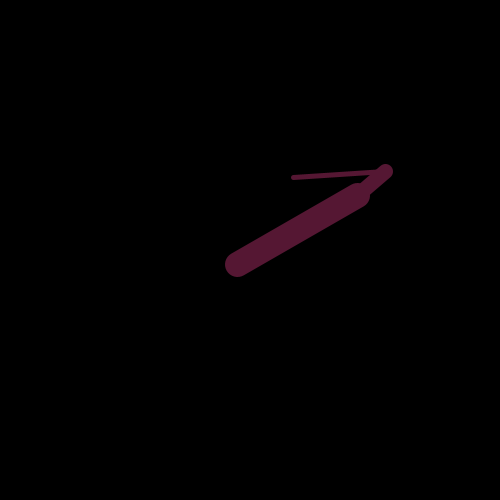
Frame 1 (no input)
Frame 60 (the mouse pressed at the canvas centre just before this capture): identical to frame 1, image omitted
Frame 120 (the mouse held since frame 60 and released just before this capture): identical to frame 1, image omitted

The Processing sketch that drew this single still picture (run headless with seeded random() and noise(); from frame 60 on, the mouse is pressed at the canvas centre):

// Processing sketch: sketch_211007a
// ── sketch_211007a.pde
float a = random(100, 400);
float b = random(100, 400);
float c = random(100, 400);
float d = random(100, 400);
float e = random(100, 400);
float f = random(100, 400);
float g = random(100, 400);
float h = random(100, 400);
float red = random(0, 255);
float green = random(0, 255);
float blue = random(0, 255);

void setup(){

  size(500, 500);
  noStroke();
}

void draw(){
  
  background(0, 0, 0);
  stroke(red, green, blue);
  desenhar();
  
}

void desenhar(){
  
  strokeWeight(5);
  line (a, b, c, d);
  strokeWeight(15);
  line (c, d, e, f);
  strokeWeight(25);
  line (e, f, g, h);

}
